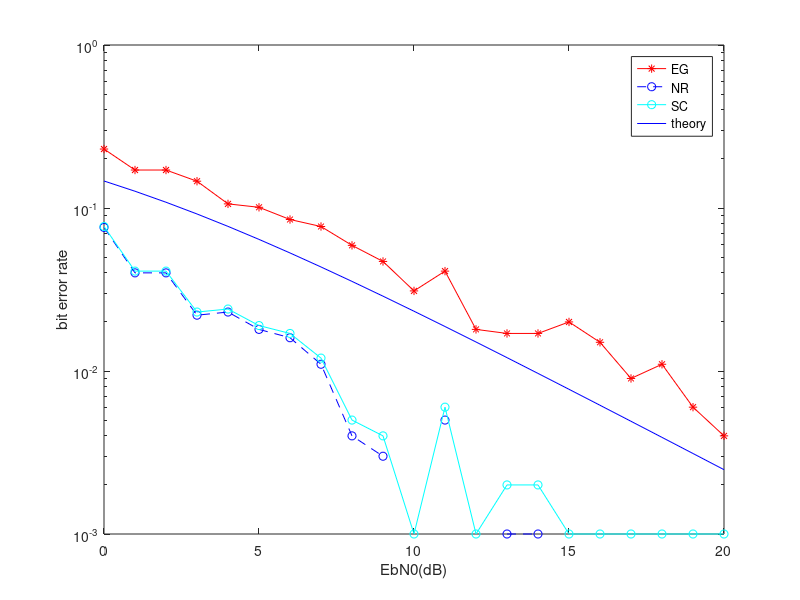

MATLAB code for this plot:
x =1;
Trial = 1000;
for EbN0 = 0:1:20
    linear_EbN0 = 10^(EbN0/10);
    nvar = 1/(linear_EbN0);
    err1 = 0;
    err2 = 0;
    err3 = 0;
        for trial = 1:Trial
            n1 = sqrt(nvar/2)*randn;
            n2= sqrt(nvar/2)*randn;
            h1 = sqrt(0.5)* abs(randn + j*randn);
            h2 = sqrt(0.5)* abs(randn + j*randn);
            
            y1 = x*h1+n1;
            y2 = x*h2*n2;
            y_equal = 0.5*(y1+y2);
            
            a1 = (abs(h1))^2;
            a2 = (abs(h2))^2;
            y_maximal = x*(a1*h1 + a2*h2)+a1*n1 + a2*n2;
            
            p1 = chi2rnd(4);
            p2 = chi2rnd(4);
            as1 = p1*(abs(h1))^2;
            as2 = p2*(abs(h2))^2;
            if as1 >= as2
                y_selection = x*(as1*h1)+as1*n1;
            end
            if as1 < as2
                y_selection = x*(as1 *h2)+as2*n2;
            end
            
            if y_equal <0
                err1 = err1 +1;
            end
            if y_maximal < 0
                err2 = err2 +1;
            end
            if y_selection < 0
                err3 = err2 + 1;
            end
        end
        BER1(EbN0+1) = err1/(Trial);
        BER2(EbN0+1) = err2/(Trial);
        BER3(EbN0+1) = err3/(Trial);
end
%plot simulations
figure
EbN0 = 0:1:20; %changed from 10
mu = 10.^(EbN0./10);
ber_theory = (1/2)*(1 - sqrt(mu ./ (mu + 1)));
semilogy(EbN0,BER1,'r*-',EbN0,BER2,'b--o',EbN0,BER3,'c-o',EbN0,ber_theory,'b'); %plot EG BER vs ebN0
legend('EG','NR','SC','theory');
xlabel('EbN0(dB)');
ylabel('bit error rate');